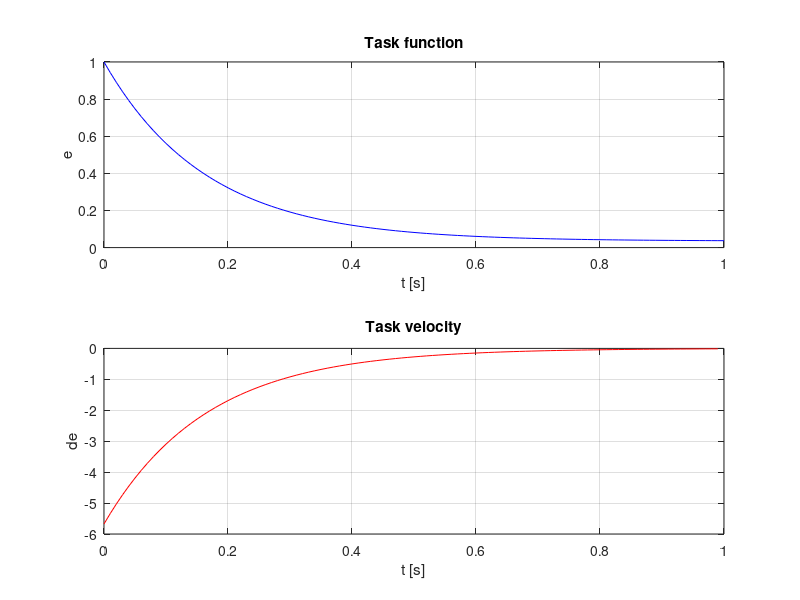

Recreate this plot in MATLAB.
clear all; close all; clc;

e0=1;      %initial state
ds=0.035;  %safety value
di=0.2;    %influence zone
lmbd=-1;   %lineardynamics gain

dt = 0.01;
t=0:dt:1;
u=ones(size(t));

A=lmbd/(di-ds); 
B=-lmbd*ds/(di-ds);
C=1;
D=0;
sys=ss(A,B,C,D);
y=lsim(sys,u,t,e0);

subplot(2,1,1);
plot(t,y,'b'); grid on;
xlabel('t [s]');
ylabel('e');
title('Task function');

subplot(2,1,2);
dy=diff(y)/dt;
plot(t(1:end-1),dy,'r'); grid on;
xlabel('t [s]');
ylabel('de');
title('Task velocity');